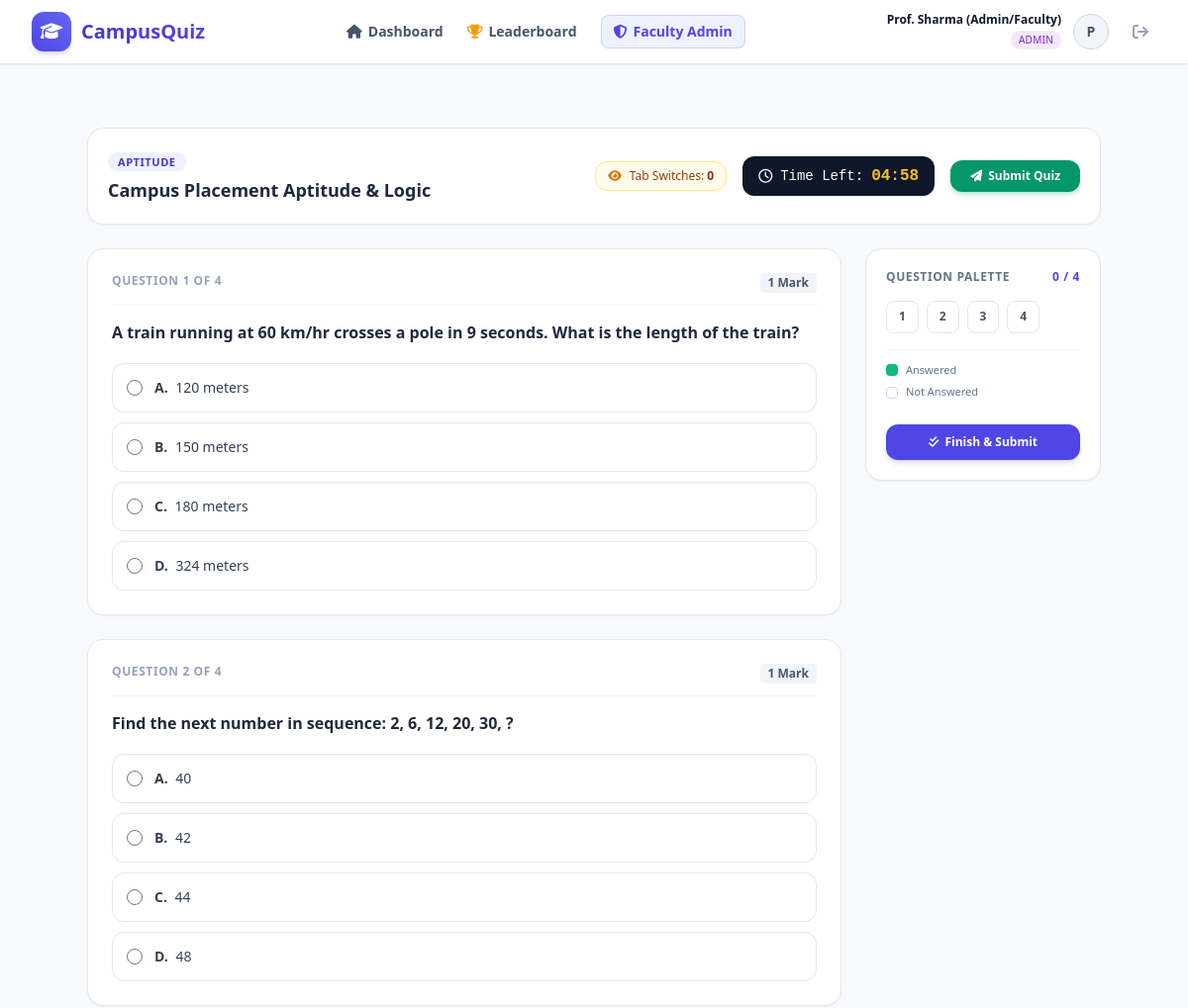
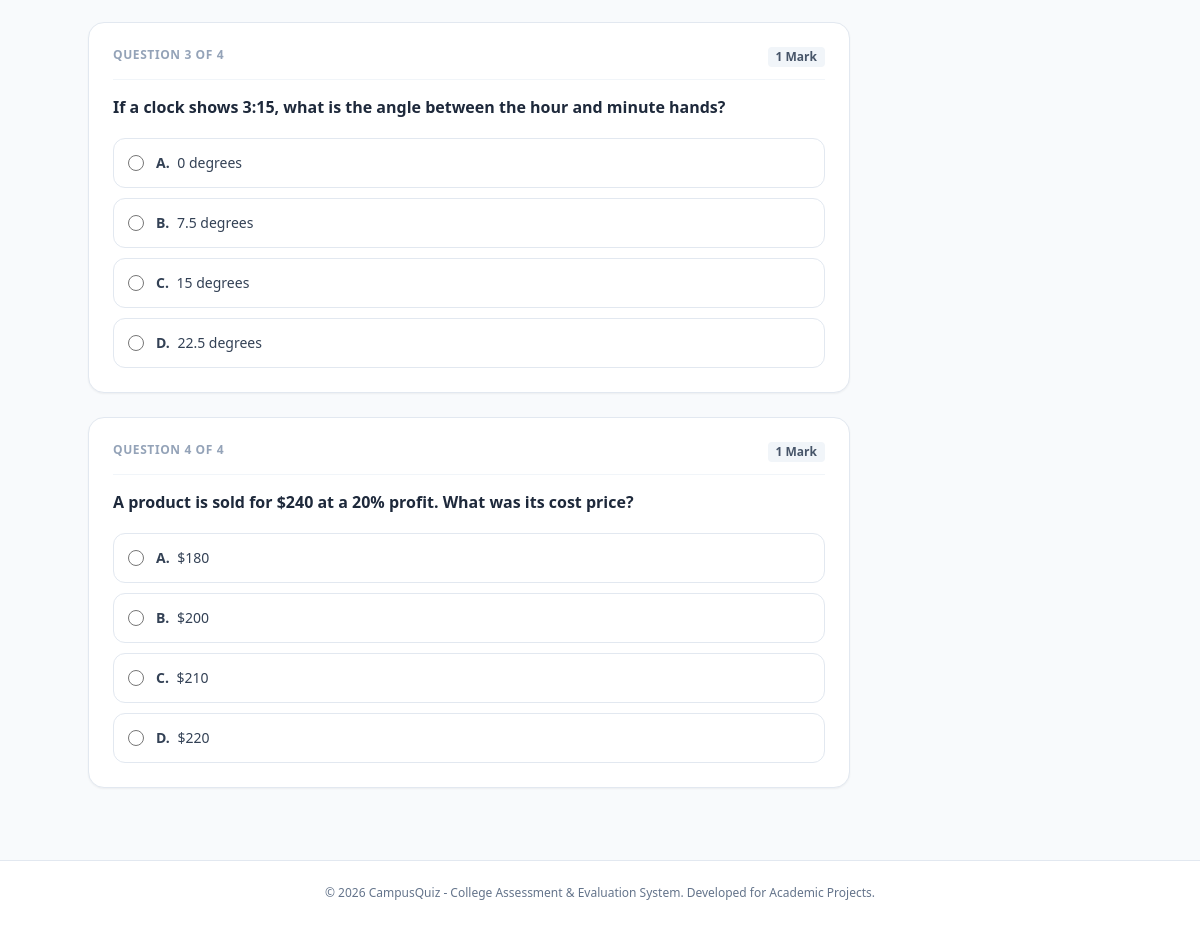
The app's page /quiz/3 (signed in) with its own data (2 pictures, top to bottom).
### tables this page shows
CREATE TABLE quizzes (
        id INTEGER PRIMARY KEY AUTOINCREMENT,
        title TEXT NOT NULL,
        category TEXT NOT NULL,
        description TEXT,
        duration_minutes INTEGER NOT NULL DEFAULT 10,
        created_by INTEGER,
        created_at TIMESTAMP DEFAULT CURRENT_TIMESTAMP,
        FOREIGN KEY (created_by) REFERENCES users(id)
    );

CREATE TABLE questions (
        id INTEGER PRIMARY KEY AUTOINCREMENT,
        quiz_id INTEGER NOT NULL,
        question_text TEXT NOT NULL,
        option_a TEXT NOT NULL,
        option_b TEXT NOT NULL,
        option_c TEXT NOT NULL,
        option_d TEXT NOT NULL,
        correct_option TEXT NOT NULL,
        explanation TEXT,
        FOREIGN KEY (quiz_id) REFERENCES quizzes(id) ON DELETE CASCADE
    );

### app.py (the view)
@app.route('/quiz/<int:quiz_id>')
@login_required
def start_quiz(quiz_id):
    conn = get_db()
    cursor = conn.cursor()
    cursor.execute("SELECT * FROM quizzes WHERE id = ?", (quiz_id,))
    quiz = cursor.fetchone()
    if not quiz:
        conn.close()
        flash('Quiz not found.', 'danger')
        return redirect(url_for('dashboard'))
    cursor.execute("SELECT * FROM questions WHERE quiz_id = ?", (quiz_id,))
    questions = cursor.fetchall()
    conn.close()
    if not questions:
        flash('This quiz has no questions yet. Please check back later!', 'warning')
        return redirect(url_for('dashboard'))
    return render_template('quiz.html', quiz=quiz, questions=questions, total_q=len(questions))

### app.py (called while the page is built)
def login_required(f):
    @wraps(f)
    def decorated_function(*args, **kwargs):
        if 'user_id' not in session:
            flash('Please log in to access this page.', 'warning')
            return redirect(url_for('login'))
        return f(*args, **kwargs)
    return decorated_function

### database.py (called while the page is built)
def get_db():
    conn = sqlite3.connect(DB_PATH)
    conn.row_factory = sqlite3.Row
    conn.execute("PRAGMA foreign_keys = ON")
    return conn

### templates/quiz.html (shortened to what this page needs)
{% extends "base.html" %}
{% block content %}
<div class="max-w-5xl mx-auto space-y-6">
    <div class="bg-white p-5 rounded-2xl border border-slate-200 shadow-sm sticky top-20 z-40 flex flex-wrap items-center justify-between gap-4">
        <div>
            <span class="text-[11px] font-bold uppercase tracking-wider px-2.5 py-0.5 rounded-full bg-indigo-50 text-indigo-700">
                {{ quiz.category }}
            </span>
            <h1 class="text-lg font-bold text-slate-800 mt-1">{{ quiz.title }}</h1>
        </div>
        <div class="flex items-center space-x-4">
            <div class="flex items-center space-x-2 bg-amber-50 text-amber-800 border border-amber-200 px-3 py-1.5 rounded-xl text-xs font-medium">
                <i class="fa-solid fa-eye text-amber-600"></i>
                <span>Tab Switches: <strong id="tabSwitchDisplay" class="font-bold text-amber-900">0</strong></span>
            </div>
            <div class="flex items-center space-x-2 bg-slate-900 text-white px-4 py-2 rounded-xl text-sm font-mono shadow-sm">
                <i class="fa-regular fa-clock text-brand-400"></i>
                <span>Time Left:</span>
                <span id="timerDisplay" class="font-bold text-amber-400 text-base">--:--</span>
            </div>
            <button type="button" onclick="confirmSubmit()" class="px-5 py-2 bg-emerald-600 hover:bg-emerald-700 text-white text-xs font-bold rounded-xl shadow-md shadow-emerald-600/20 transition flex items-center space-x-1.5">
                <i class="fa-solid fa-paper-plane"></i>
                <span>Submit Quiz</span>
            </button>
        </div>
    </div>
    <form id="quizForm" method="POST" action="{{ url_for('submit_quiz', quiz_id=quiz.id) }}" class="grid grid-cols-1 lg:grid-cols-4 gap-6">
        <div class="lg:col-span-3 space-y-6">
            {% for q in questions %}
            <div id="q_card_{{ loop.index }}" class="bg-white rounded-2xl border border-slate-200 shadow-sm p-6 space-y-4">
                <div class="flex items-start justify-between border-b border-slate-100 pb-3">
                    <span class="text-xs font-bold uppercase tracking-wider text-slate-400">
                        Question {{ loop.index }} of {{ total_q }}
                    </span>
                    <span class="text-xs font-semibold px-2 py-0.5 rounded bg-slate-100 text-slate-600">
                        1 Mark
                    </span>
                </div>
                <h3 class="text-base font-semibold text-slate-800 leading-snug">
                    {{ q.question_text }}
                </h3>
                <div class="space-y-2.5 pt-1">
                    <label class="option-label flex items-center p-3.5 border border-slate-200 rounded-xl cursor-pointer hover:bg-brand-50 hover:border-brand-300 transition">
                        <input type="radio" name="q_{{ q.id }}" value="A" onchange="markAnswered({{ loop.index }})" class="w-4 h-4 text-brand-600 focus:ring-brand-500">
                        <span class="ml-3 text-sm font-medium text-slate-700"><strong class="font-bold mr-1">A.</strong> {{ q.option_a }}</span>
                    </label>
                    <label class="option-label flex items-center p-3.5 border border-slate-200 rounded-xl cursor-pointer hover:bg-brand-50 hover:border-brand-300 transition">
                        <input type="radio" name="q_{{ q.id }}" value="B" onchange="markAnswered({{ loop.index }})" class="w-4 h-4 text-brand-600 focus:ring-brand-500">
                        <span class="ml-3 text-sm font-medium text-slate-700"><strong class="font-bold mr-1">B.</strong> {{ q.option_b }}</span>
                    </label>
                    <label class="option-label flex items-center p-3.5 border border-slate-200 rounded-xl cursor-pointer hover:bg-brand-50 hover:border-brand-300 transition">
                        <input type="radio" name="q_{{ q.id }}" value="C" onchange="markAnswered({{ loop.index }})" class="w-4 h-4 text-brand-600 focus:ring-brand-500">
                        <span class="ml-3 text-sm font-medium text-slate-700"><strong class="font-bold mr-1">C.</strong> {{ q.option_c }}</span>
                    </label>
                    <label class="option-label flex items-center p-3.5 border border-slate-200 rounded-xl cursor-pointer hover:bg-brand-50 hover:border-brand-300 transition">
                        <input type="radio" name="q_{{ q.id }}" value="D" onchange="markAnswered({{ loop.index }})" class="w-4 h-4 text-brand-600 focus:ring-brand-500">
                        <span class="ml-3 text-sm font-medium text-slate-700"><strong class="font-bold mr-1">D.</strong> {{ q.option_d }}</span>
                    </label>
                </div>
            </div>
            {% endfor %}
        </div>
        <div class="lg:col-span-1">
            <div class="bg-white rounded-2xl border border-slate-200 shadow-sm p-5 sticky top-48 space-y-4">
                <h4 class="text-xs font-bold uppercase tracking-wider text-slate-500 flex items-center justify-between">
                    <span>Question Palette</span>
                    <span id="answeredCount" class="text-brand-600 font-bold">0 / {{ total_q }}</span>
                </h4>
                <div class="grid grid-cols-5 gap-2">
                    {% for q in questions %}
                    <a href="#q_card_{{ loop.index }}" id="palette_btn_{{ loop.index }}"
                       class="w-full aspect-square flex items-center justify-center rounded-lg border border-slate-200 text-xs font-bold text-slate-600 hover:border-brand-500 transition">
                        {{ loop.index }}
                    </a>
                    {% endfor %}
                </div>
                <div class="pt-3 border-t border-slate-100 text-[11px] text-slate-500 space-y-1.5">
                    <div class="flex items-center space-x-2">
                        <div class="w-3 h-3 rounded bg-emerald-500"></div>
                        <span>Answered</span>
                    </div>
                    <div class="flex items-center space-x-2">
                        <div class="w-3 h-3 rounded border border-slate-300 bg-white"></div>
                        <span>Not Answered</span>
                    </div>
                </div>
                <div class="pt-2">
                    <button type="button" onclick="confirmSubmit()" class="w-full py-2.5 bg-brand-600 hover:bg-brand-700 text-white text-xs font-bold rounded-xl shadow-md shadow-brand-500/20 transition flex items-center justify-center space-x-1.5">
                        <i class="fa-solid fa-check-double"></i>
                        <span>Finish & Submit</span>
                    </button>
                </div>
            </div>
        </div>
    </form>
</div>
{% endblock %}

### static/css/style.css (style rules this page uses)
html { scroll-behavior: smooth; }

### records on screen
quizzes: category "APTITUDE", title "Campus Placement Aptitude & Logic"
questions: total_q "4", question_text "A train running at 60 km/hr crosses a pole in 9 seconds. What is the length of the train?", option_a "120 meters", option_b "150 meters", option_c "180 meters", option_d "324 meters"
questions: total_q "4", question_text "Find the next number in sequence: 2, 6, 12, 20, 30, ?", option_a "40", option_b "42", option_c "44", option_d "48"
questions: total_q "4", question_text "If a clock shows 3:15, what is the angle between the hour and minute hands?", option_a "0 degrees", option_b "7.5 degrees", option_c "15 degrees", option_d "22.5 degrees"
questions: total_q "4", question_text "A product is sold for $240 at a 20% profit. What was its cost price?", option_a "$180", option_b "$200", option_c "$210", option_d "$220"

### other values on screen
{{ session.get('full_name') }} "Prof. Sharma (Admin/Faculty)"
{{ session.get('role') }} "ADMIN"
{{ session.get('full_name', 'U')[0] }} "P"
{{ total_q }} "4"
